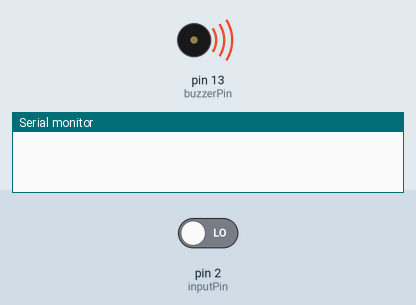
The sketch below on a simulated Arduino Uno, built with avr-gcc and run on an emulated ATmega328P. Parts: buzzer (waves = sounding, pin HIGH), the last lines printed to the serial monitor. The inputs (shaded band) are chosen by the test bench; at power-on: pin 2 (inputPin) LOW.

Above: at 1.2 s.
1.3 s: pin 2 (inputPin) driven HIGH
At 2.4 s:
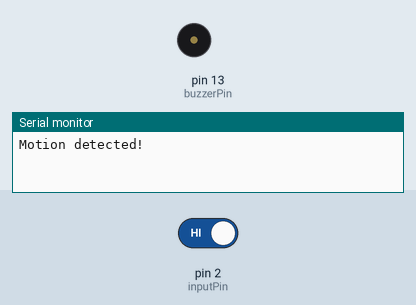
2.8 s: pin 2 (inputPin) driven LOW
At 3.5 s:
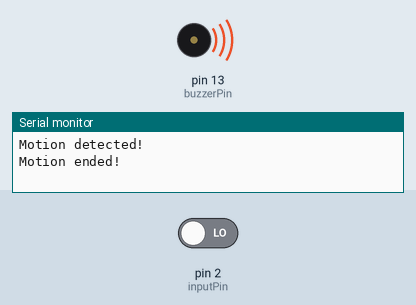
Timing chart, 0 to 5.8 s (numbered marks = the images above; inputs shaded):
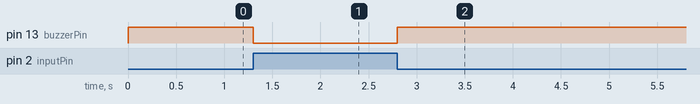

Measured:
- after the input at 1.3 s, pin 13 (buzzerPin): HIGH → LOW at once
- after the input at 2.8 s, pin 13 (buzzerPin): LOW → HIGH at once

The sketch:

alarm_system_code.ino
```cpp
int buzzerPin = 13;                // choose the pin for the buzzer and led
int inputPin = 2;               // choose the input pin (for PIR sensor)
int pirState = LOW;             // we start, assuming no motion detected
int val = 0;                    // variable for reading the pin status

void setup() {
 pinMode(buzzerPin, OUTPUT);        // declare buzzer as output
 pinMode(inputPin, INPUT);        // declare sensor as input

 Serial.begin(9600);
}

void loop(){
 val = digitalRead(inputPin);
 if (val == HIGH) {
   digitalWrite(buzzerPin, LOW);
   if (pirState == LOW) {
     Serial.println("Motion detected!");
     pirState = HIGH;
   }
 } else {
   digitalWrite(buzzerPin, HIGH);
   if (pirState == HIGH){
     Serial.println("Motion ended!");
     pirState = LOW;
   }
 }
}
```
